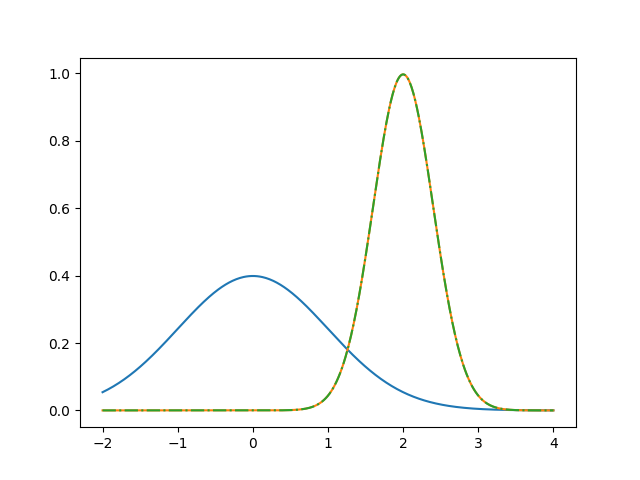

This chart was generated by the following Python code:
import numpy as np
import matplotlib.pyplot as plt
from scipy.stats import norm

x = np.linspace(-2, +4, 500)

plt.figure()
plt.plot(x, norm.pdf(x))
plt.plot(x, norm.pdf(x, loc=2, scale=0.4))
plt.plot(x, norm.pdf((x-2)/(0.4))/(0.4), linestyle="-.")

plt.savefig("normal1.png")